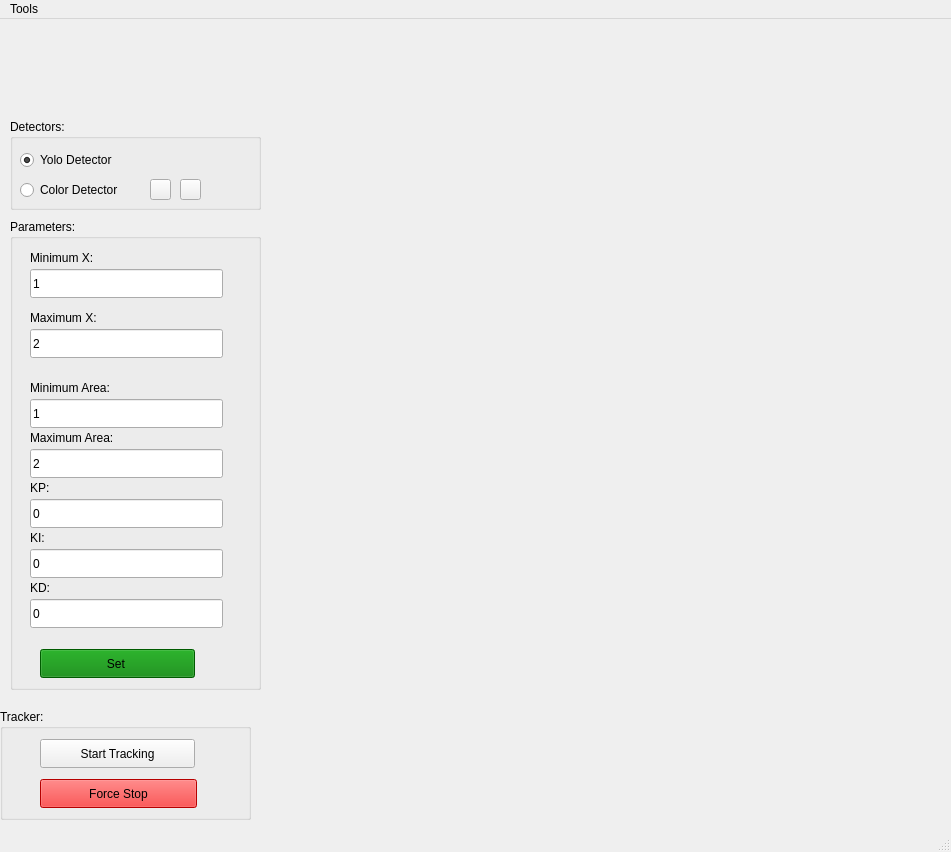
<?xml version="1.0" encoding="UTF-8"?>
<ui version="4.0">
 <class>MainWindow</class>
 <widget class="QMainWindow" name="MainWindow">
  <property name="geometry">
   <rect>
    <x>0</x>
    <y>0</y>
    <width>951</width>
    <height>852</height>
   </rect>
  </property>
  <property name="windowTitle">
   <string>Robot Controller</string>
  </property>
  <widget class="QWidget" name="centralWidget">
   <widget class="QWidget" name="videoWidget" native="true">
    <property name="geometry">
     <rect>
      <x>290</x>
      <y>20</y>
      <width>1050</width>
      <height>700</height>
     </rect>
    </property>
   </widget>
   <widget class="QPushButton" name="captureButton">
    <property name="geometry">
     <rect>
      <x>30</x>
      <y>30</y>
      <width>52</width>
      <height>52</height>
     </rect>
    </property>
    <property name="styleSheet">
     <string notr="true">border: none;</string>
    </property>
    <property name="text">
     <string/>
    </property>
   </widget>
   <widget class="QGroupBox" name="groupBox">
    <property name="geometry">
     <rect>
      <x>10</x>
      <y>100</y>
      <width>251</width>
      <height>91</height>
     </rect>
    </property>
    <property name="title">
     <string>Detectors:</string>
    </property>
    <widget class="QRadioButton" name="colorDetectorRB">
     <property name="geometry">
      <rect>
       <x>10</x>
       <y>60</y>
       <width>121</width>
       <height>22</height>
      </rect>
     </property>
     <property name="text">
      <string>Color Detector</string>
     </property>
    </widget>
    <widget class="QRadioButton" name="yoloDetectorRB">
     <property name="geometry">
      <rect>
       <x>10</x>
       <y>30</y>
       <width>121</width>
       <height>22</height>
      </rect>
     </property>
     <property name="text">
      <string>Yolo Detector</string>
     </property>
     <property name="checked">
      <bool>true</bool>
     </property>
    </widget>
    <widget class="QPushButton" name="lowerBoundColor">
     <property name="geometry">
      <rect>
       <x>140</x>
       <y>60</y>
       <width>21</width>
       <height>21</height>
      </rect>
     </property>
     <property name="text">
      <string/>
     </property>
    </widget>
    <widget class="QPushButton" name="upperBoundColor">
     <property name="geometry">
      <rect>
       <x>170</x>
       <y>60</y>
       <width>21</width>
       <height>21</height>
      </rect>
     </property>
     <property name="text">
      <string/>
     </property>
    </widget>
   </widget>
   <widget class="QGroupBox" name="groupBox_2">
    <property name="geometry">
     <rect>
      <x>10</x>
      <y>200</y>
      <width>251</width>
      <height>471</height>
     </rect>
    </property>
    <property name="title">
     <string>Parameters:</string>
    </property>
    <widget class="QLineEdit" name="minXEdit">
     <property name="geometry">
      <rect>
       <x>20</x>
       <y>50</y>
       <width>193</width>
       <height>29</height>
      </rect>
     </property>
     <property name="text">
      <string>1</string>
     </property>
     <property name="placeholderText">
      <string>Minimum X</string>
     </property>
    </widget>
    <widget class="QLineEdit" name="maxXEdit">
     <property name="geometry">
      <rect>
       <x>20</x>
       <y>110</y>
       <width>193</width>
       <height>29</height>
      </rect>
     </property>
     <property name="text">
      <string>2</string>
     </property>
     <property name="placeholderText">
      <string>Maximum X</string>
     </property>
    </widget>
    <widget class="QLineEdit" name="minAreaEdit">
     <property name="geometry">
      <rect>
       <x>20</x>
       <y>180</y>
       <width>193</width>
       <height>29</height>
      </rect>
     </property>
     <property name="text">
      <string>1</string>
     </property>
     <property name="placeholderText">
      <string>Minimum Area</string>
     </property>
    </widget>
    <widget class="QLineEdit" name="maxAreaEdit">
     <property name="geometry">
      <rect>
       <x>20</x>
       <y>230</y>
       <width>193</width>
       <height>29</height>
      </rect>
     </property>
     <property name="text">
      <string>2</string>
     </property>
     <property name="placeholderText">
      <string>Maximum Area</string>
     </property>
    </widget>
    <widget class="QLabel" name="label_3">
     <property name="geometry">
      <rect>
       <x>20</x>
       <y>30</y>
       <width>191</width>
       <height>17</height>
      </rect>
     </property>
     <property name="text">
      <string>Minimum X:</string>
     </property>
    </widget>
    <widget class="QLabel" name="label_4">
     <property name="geometry">
      <rect>
       <x>20</x>
       <y>90</y>
       <width>191</width>
       <height>17</height>
      </rect>
     </property>
     <property name="text">
      <string>Maximum X:</string>
     </property>
    </widget>
    <widget class="QLabel" name="label_5">
     <property name="geometry">
      <rect>
       <x>20</x>
       <y>160</y>
       <width>191</width>
       <height>17</height>
      </rect>
     </property>
     <property name="text">
      <string>Minimum Area:</string>
     </property>
    </widget>
    <widget class="QLabel" name="label_6">
     <property name="geometry">
      <rect>
       <x>20</x>
       <y>210</y>
       <width>191</width>
       <height>17</height>
      </rect>
     </property>
     <property name="text">
      <string>Maximum Area:</string>
     </property>
    </widget>
    <widget class="QPushButton" name="setButton">
     <property name="geometry">
      <rect>
       <x>30</x>
       <y>430</y>
       <width>155</width>
       <height>29</height>
      </rect>
     </property>
     <property name="styleSheet">
      <string notr="true">background-color: green;</string>
     </property>
     <property name="text">
      <string>Set </string>
     </property>
    </widget>
    <widget class="QLineEdit" name="kiEdit">
     <property name="geometry">
      <rect>
       <x>20</x>
       <y>330</y>
       <width>193</width>
       <height>29</height>
      </rect>
     </property>
     <property name="text">
      <string>0</string>
     </property>
     <property name="placeholderText">
      <string>Maximum Area</string>
     </property>
    </widget>
    <widget class="QLineEdit" name="kpEdit">
     <property name="geometry">
      <rect>
       <x>20</x>
       <y>280</y>
       <width>193</width>
       <height>29</height>
      </rect>
     </property>
     <property name="text">
      <string>0</string>
     </property>
     <property name="placeholderText">
      <string>Minimum Area</string>
     </property>
    </widget>
    <widget class="QLabel" name="label_7">
     <property name="geometry">
      <rect>
       <x>20</x>
       <y>310</y>
       <width>191</width>
       <height>17</height>
      </rect>
     </property>
     <property name="text">
      <string>KI:</string>
     </property>
    </widget>
    <widget class="QLabel" name="label_8">
     <property name="geometry">
      <rect>
       <x>20</x>
       <y>260</y>
       <width>191</width>
       <height>17</height>
      </rect>
     </property>
     <property name="text">
      <string>KP:</string>
     </property>
    </widget>
    <widget class="QLineEdit" name="kdEdit">
     <property name="geometry">
      <rect>
       <x>20</x>
       <y>380</y>
       <width>193</width>
       <height>29</height>
      </rect>
     </property>
     <property name="text">
      <string>0</string>
     </property>
     <property name="placeholderText">
      <string>Maximum Area</string>
     </property>
    </widget>
    <widget class="QLabel" name="label_9">
     <property name="geometry">
      <rect>
       <x>20</x>
       <y>360</y>
       <width>191</width>
       <height>17</height>
      </rect>
     </property>
     <property name="text">
      <string>KD:</string>
     </property>
    </widget>
   </widget>
   <widget class="QGroupBox" name="groupBox_3">
    <property name="geometry">
     <rect>
      <x>0</x>
      <y>690</y>
      <width>251</width>
      <height>111</height>
     </rect>
    </property>
    <property name="title">
     <string>Tracker:</string>
    </property>
    <widget class="QPushButton" name="forceStopButton">
     <property name="geometry">
      <rect>
       <x>40</x>
       <y>70</y>
       <width>157</width>
       <height>29</height>
      </rect>
     </property>
     <property name="styleSheet">
      <string notr="true">background-color: red;</string>
     </property>
     <property name="text">
      <string>Force Stop</string>
     </property>
    </widget>
    <widget class="QPushButton" name="trackButton">
     <property name="geometry">
      <rect>
       <x>40</x>
       <y>30</y>
       <width>155</width>
       <height>29</height>
      </rect>
     </property>
     <property name="styleSheet">
      <string notr="true"/>
     </property>
     <property name="text">
      <string>Start Tracking</string>
     </property>
    </widget>
   </widget>
  </widget>
  <widget class="QStatusBar" name="statusBar"/>
  <widget class="QMenuBar" name="menuBar">
   <property name="geometry">
    <rect>
     <x>0</x>
     <y>0</y>
     <width>951</width>
     <height>23</height>
    </rect>
   </property>
   <widget class="QMenu" name="menuTools">
    <property name="title">
     <string>Tools</string>
    </property>
    <addaction name="actionOptions"/>
    <addaction name="separator"/>
    <addaction name="actionEdit"/>
   </widget>
   <addaction name="menuTools"/>
  </widget>
  <action name="actionOptions">
   <property name="text">
    <string>Options</string>
   </property>
  </action>
  <action name="actionEdit">
   <property name="text">
    <string>Exit</string>
   </property>
  </action>
 </widget>
 <layoutdefault spacing="6" margin="11"/>
 <resources/>
 <connections/>
</ui>
